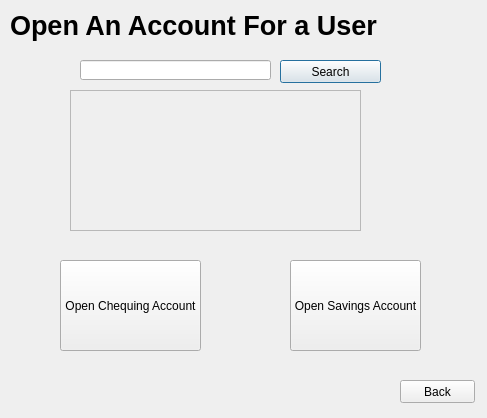
<?xml version="1.0" encoding="UTF-8"?>
<ui version="4.0">
 <class>OpenAccount</class>
 <widget class="QDialog" name="OpenAccount">
  <property name="geometry">
   <rect>
    <x>0</x>
    <y>0</y>
    <width>487</width>
    <height>418</height>
   </rect>
  </property>
  <property name="windowTitle">
   <string>Dialog</string>
  </property>
  <widget class="QLineEdit" name="nameIn">
   <property name="geometry">
    <rect>
     <x>80</x>
     <y>60</y>
     <width>191</width>
     <height>20</height>
    </rect>
   </property>
  </widget>
  <widget class="QPushButton" name="searchBtn">
   <property name="geometry">
    <rect>
     <x>280</x>
     <y>60</y>
     <width>101</width>
     <height>23</height>
    </rect>
   </property>
   <property name="text">
    <string>Search</string>
   </property>
  </widget>
  <widget class="QPushButton" name="openCheq">
   <property name="geometry">
    <rect>
     <x>60</x>
     <y>260</y>
     <width>141</width>
     <height>91</height>
    </rect>
   </property>
   <property name="text">
    <string>Open Chequing Account</string>
   </property>
  </widget>
  <widget class="QPushButton" name="openSav">
   <property name="geometry">
    <rect>
     <x>290</x>
     <y>260</y>
     <width>131</width>
     <height>91</height>
    </rect>
   </property>
   <property name="text">
    <string>Open Savings Account</string>
   </property>
  </widget>
  <widget class="QTextEdit" name="userInfo">
   <property name="enabled">
    <bool>false</bool>
   </property>
   <property name="geometry">
    <rect>
     <x>70</x>
     <y>90</y>
     <width>291</width>
     <height>141</height>
    </rect>
   </property>
  </widget>
  <widget class="QLabel" name="label">
   <property name="geometry">
    <rect>
     <x>10</x>
     <y>10</y>
     <width>381</width>
     <height>31</height>
    </rect>
   </property>
   <property name="font">
    <font>
     <pointsize>20</pointsize>
     <weight>75</weight>
     <bold>true</bold>
    </font>
   </property>
   <property name="text">
    <string>Open An Account For a User</string>
   </property>
  </widget>
  <widget class="QPushButton" name="pushButton_2">
   <property name="geometry">
    <rect>
     <x>400</x>
     <y>380</y>
     <width>75</width>
     <height>23</height>
    </rect>
   </property>
   <property name="text">
    <string>Back</string>
   </property>
  </widget>
 </widget>
 <resources/>
 <connections/>
</ui>
